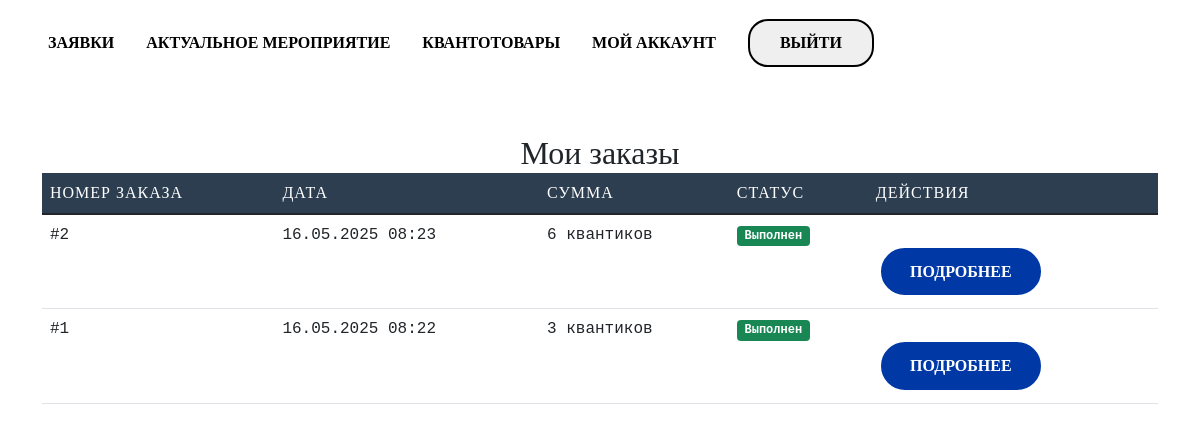
Screenshot of /accounts/my-orders/ (signed in) with the database file from the repository.
### shop/models.py (models this page shows, shortened)
class Order(models.Model):
    user = models.ForeignKey(
        settings.AUTH_USER_MODEL,
        on_delete=models.CASCADE,
        related_name='orders'
    )
    created_at = models.DateTimeField(auto_now_add=True)
    total_price = models.PositiveIntegerField()
    is_completed = models.BooleanField(default=False)

### shop/decorators.py (the view)
    def wrapper(request, *args, **kwargs):
        if not request.user.is_authenticated:
            return redirect('login')
        if not hasattr(request.user, 'userprofile') or not request.user.userprofile.is_approved:
            raise PermissionDenied
        return view_func(request, *args, **kwargs)

### shop/views.py (called while the page is built)
@approved_user
def user_orders(request):
    orders = Order.objects.filter(user=request.user).order_by('-created_at')
    return render(request, 'cart/user_orders.html', {'orders': orders, 'title':'Мои заказы'})

### templates/cart/user_orders.html (shortened to what this page needs)
{% extends 'base.html' %}
{% block content %}
<div class="container mt-5">
    <h2 class="font text-center">Мои заказы</h2>
    {% if orders %}
    <table class="table">
        <thead class="font">
            <tr>
                <th>Номер заказа</th>
                <th>Дата</th>
                <th>Сумма</th>
                <th>Статус</th>
                <th>Действия</th>
            </tr>
        </thead>
        <tbody>
            {% for order in orders %}
            <tr>
                <td>#{{ order.id }}</td>
                <td>{{ order.created_at|date:"d.m.Y H:i" }}</td>
                <td>{{ order.total_price }} квантиков</td>
                <td>
                    {% if order.is_completed %}
                    <span class="badge bg-success">Выполнен</span>
                    {% else %}
                    <span class="badge bg-warning text-dark">В обработке</span>
                    {% endif %}
                </td>
                <td>
                    <a href="{% url 'order_detail' order.id %}" class="btn btn-sm btn-primary">Подробнее</a>
                </td>
            </tr>
            {% endfor %}
        </tbody>
    </table>
    {% else %}
    <div class="alert alert-info">
        У вас пока нет заказов. <a href="{% url 'product_list' %}">Сделать первый заказ</a>
    </div>
    {% endif %}
</div>
{% endblock %}

### static/main/css/style3.css (style rules this page uses)
body { margin: 0 px; font-family: 'Courier New', Courier, monospace; font-size: 16 px; }
h1, h2, h3, h4, h5, h6 { margin: 0; }
*, *::before, *::after { box-sizing: border-box; }
.btn { display: inline-block; vertical-align: top; padding: 15px 27px; min-width: 170px; margin-top: 20px; font-size: 16px; cursor: pointer; color: white; text-decoration: none; text-transform: uppercase; font-family: "BankGothic RUSS Medium"; font-weight: 600; font-style: normal; border: 5px solid white; border-radius: 30px; background-color: #0039A6; line-height: 1.1; transition: background-color 0.2s linear, color 0.2s linear, box-shadow 0.2s linear; }
.font { font-family: "BankGothic RUSS Medium"; }
.table { margin-bottom: 0; }
.table thead th { background-color: #2c3e50; color: white; font-weight: normal; text-transform: uppercase; letter-spacing: 1px; }

### rows the page displays
Order: id "2", created_at "16.05.2025 08:23", total_price "6", is_completed "Выполнен"
Order: id "1", created_at "16.05.2025 08:22", total_price "3", is_completed "Выполнен"
